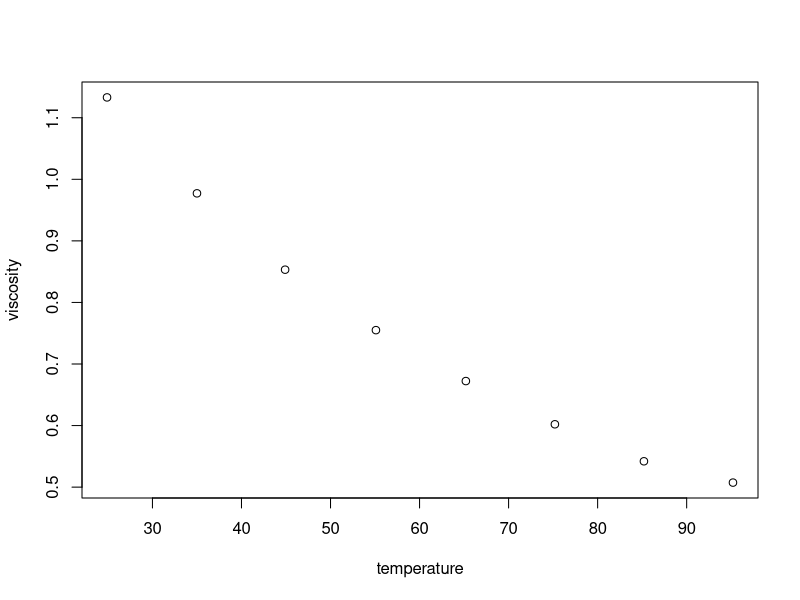
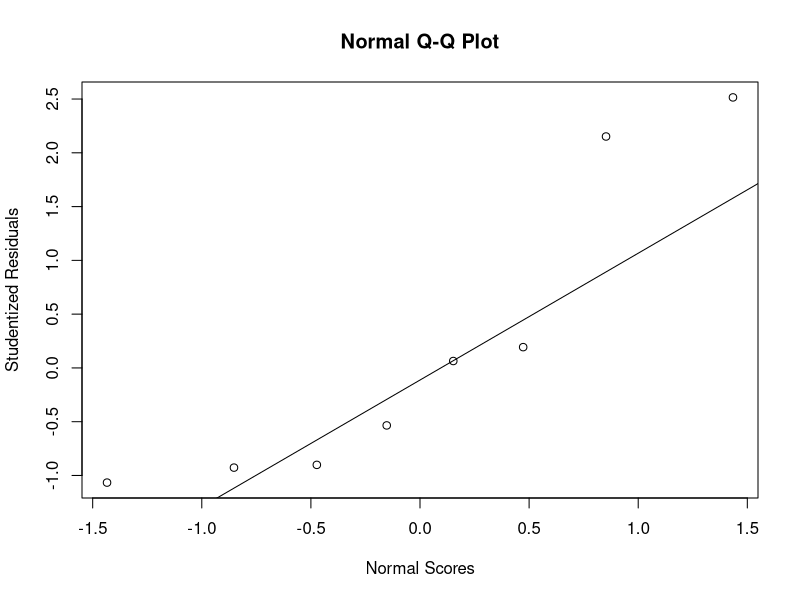
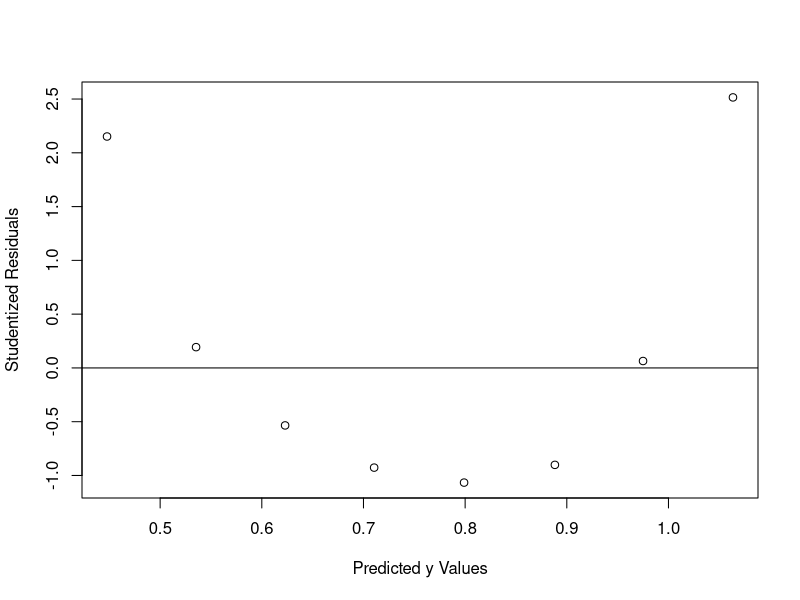
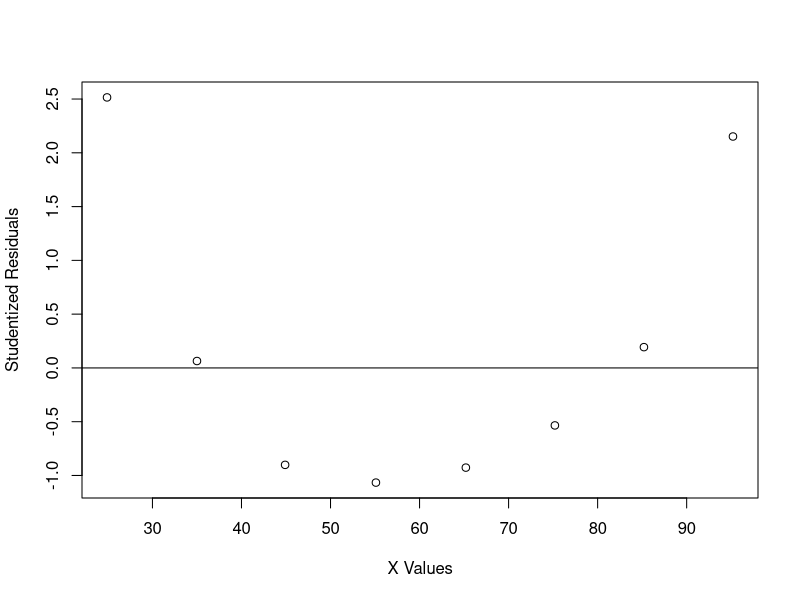
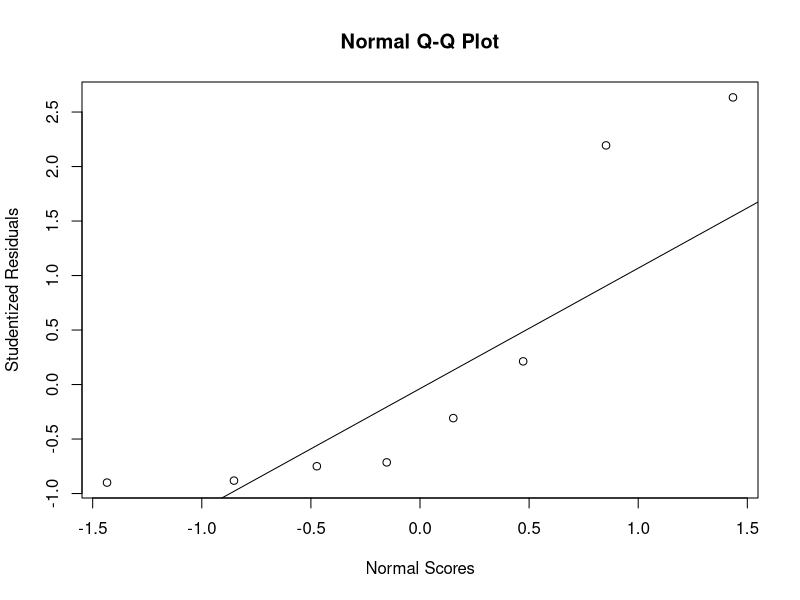
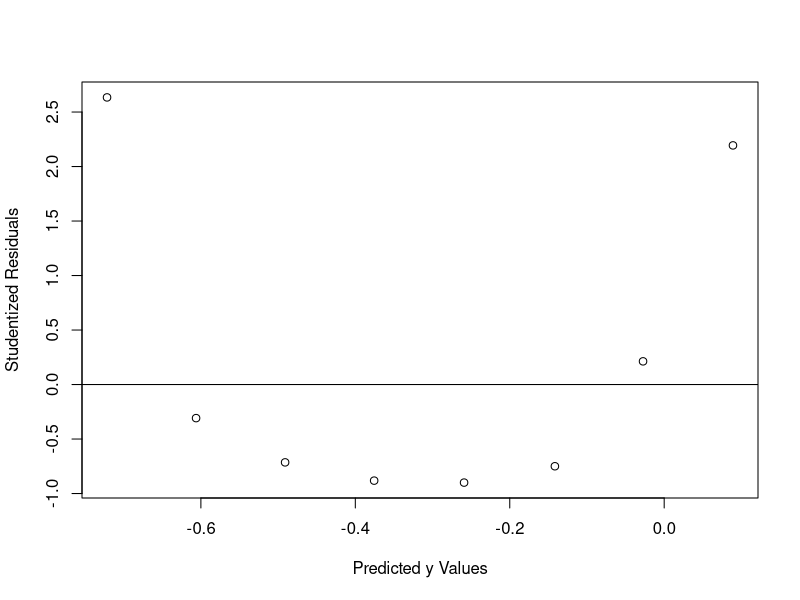
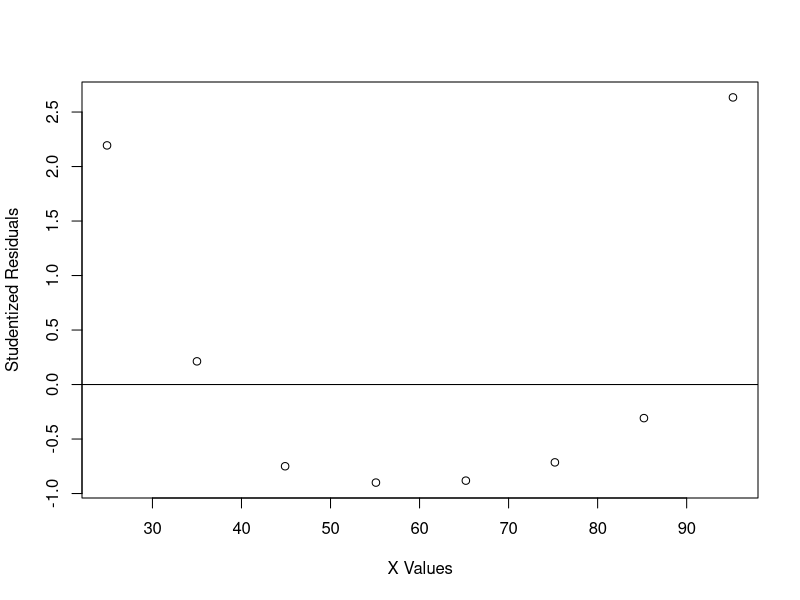

These charts were generated, in order, by the following R code:
# problem 5.1
hydrocarbons <- data.frame(
    temperature = c(24.9, 35.0, 44.9, 55.1, 65.2, 75.2, 85.2, 95.2),
    viscosity = c(1.133, 0.9772, 0.8532, 0.7550, 0.6723, 0.6021, 0.5420, 0.5074)
)

# part a
plot(viscosity ~ temperature, data = hydrocarbons)

# part b
model <- lm(viscosity ~ temperature, data = hydrocarbons)

summary((model))

hydrocarbons.linear.studres <- rstandard(model) / sqrt((1-lm.influence(model)$hat))

qqnorm(hydrocarbons.linear.studres,
    ylab="Studentized Residuals",
    xlab="Normal Scores")
qqline(hydrocarbons.linear.studres)

plot(hydrocarbons.linear.studres ~ model$fit, 
    data=hydrocarbons,
    ylab="Studentized Residuals",
    xlab="Predicted y Values")
abline(0, 0)

plot(hydrocarbons.linear.studres ~ temperature, 
    data=hydrocarbons,
    ylab="Studentized Residuals",
    xlab="X Values")
abline(0, 0)

# part c
hydrocarbons.exponential <- lm(log(viscosity) ~ temperature, data = hydrocarbons)

summary((hydrocarbons.exponential))

hydrocarbons.exponential.studres <- rstandard(hydrocarbons.exponential) / sqrt((1-lm.influence(hydrocarbons.exponential)$hat))

qqnorm(hydrocarbons.exponential.studres,
    ylab="Studentized Residuals",
    xlab="Normal Scores")
qqline(hydrocarbons.exponential.studres)

plot(hydrocarbons.exponential.studres ~ hydrocarbons.exponential$fit, 
    data=hydrocarbons,
    ylab="Studentized Residuals",
    xlab="Predicted y Values")
abline(0, 0)

plot(hydrocarbons.exponential.studres ~ temperature, 
    data=hydrocarbons,
    ylab="Studentized Residuals",
    xlab="X Values")
abline(0, 0)


# problem 6.1
solar <- read.table(
    "TableB2.txt",
    header = TRUE,
    sep = ","
)

solar.model <- lm(
    y ~ x1 + x2 + x3 + x4 + x5,
    data = solar
)

solar.p <- length(solar.model$coefficients)
solar.n <- nrow(solar)
solar.hat.cutoff <- 2 * solar.p / solar.n
solar.cooks.d.cutoff <- 1
solar.dfbetas.cutoff <- 2 / sqrt(solar.n)
solar.dffits.cutoff <- 2 * sqrt(solar.p / solar.n)

summary(solar.model)

influence.measures(solar.model)

solar.hat.cutoff
solar.cooks.d.cutoff
solar.dfbetas.cutoff
solar.dffits.cutoff

alt.solar.model <- lm(
    y ~ x1 + x3 + x4,
    data = solar
)

model_p <- length(alt.solar.model$coefficients)
model_n <- nrow(solar)
alt.solar.hat.cutoff <- 2 * model_p / model_n
alt.solar.cooks.d.cutoff <- 1
alt.solar.dfbetas.cutoff <- 2 / sqrt(model_n)
alt.solar.dffits.cutoff <- 2 * sqrt(model_p / model_n)

summary(alt.solar.model)

influence.measures(alt.solar.model)

alt.solar.hat.cutoff
alt.solar.cooks.d.cutoff
alt.solar.dfbetas.cutoff
alt.solar.dffits.cutoff
